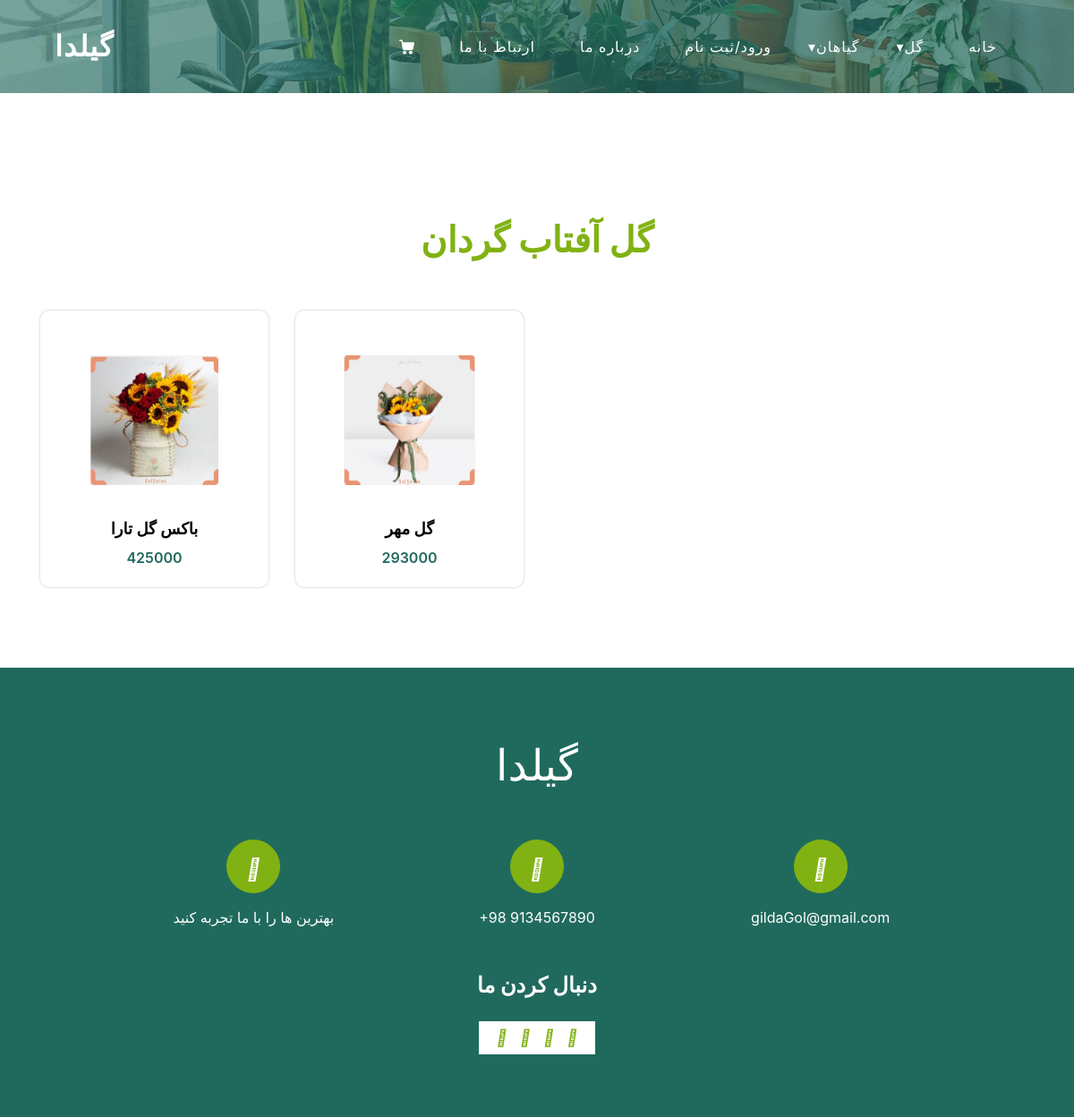
/aftabgarddonFlower.php, run on the app's committed database.
### tables this page shows
CREATE TABLE `products` (
  `id` int(11) NOT NULL,
  `products_name` text NOT NULL,
  `products_price` int(11) NOT NULL,
  `products_desc` text NOT NULL,
  `products_image` text NOT NULL,
  `products_offer` int(11) NOT NULL,
  `type` varchar(30) DEFAULT NULL
);

### aftabgarddonFlower.php (the view, shortened to what this page needs)
<?php  require_once 'config/config.php';?>
<!DOCTYPE html>
<html>
<head>
    <link rel="stylesheet" type="text/css" href="https://cdnjs.cloudflare.com/ajax/libs/OwlCarousel2/2.3.4/assets/owl.carousel.min.css" />
    <link  rel="stylesheet" href="css/style.css" type="text/css"/>
    <link  rel="stylesheet" href="css/rtl.css" type="text/css"/>
    <link  rel="stylesheet" href="css/responsive.css" />
    <link  rel="stylesheet" href="css/bootstrap.css"/>
    <link  rel="stylesheet" href="css/font-awesome.min.css"/>
</head>
<body class="sub_page">
<div class="hero_area">
    <div class="hero-bg">
        <img src="images/hero-bg.jpg" alt="">
    </div>
    <header class="header_section">
        <div class="container">
            <nav class="navbar navbar-expand-lg custom_nav-container ">
                <div class="logo">
                    <a class="navbar-brand" href="index.php">
                        <span>
                            گیلدا
                        </span>
                    </a>
                </div>
                <div class="collapse navbar-collapse" id="navbarSupportedContent">
                    <ul class="navbar-nav">
                        <li class="nav-item ">
                            <a class="nav-link" href="index.php">خانه <span class="sr-only">(current)</span> </a>
                        </li>
                        <li class="nav-item submenu" >
                            <a class="nav-link">گل</a>
                        </li>
                        <li class="nav-item submenu">
                            <a class="nav-link">گیاهان</a>
                        </li>
                        <li class="nav-item">
                            <a class="nav-link" href="users/login_users.php">ورود/ثبت نام</a>
                        </li>
                        <li class="nav-item">
                            <a class="nav-link" href="about.php"> درباره ما</a>
                        </li>
                        <li class="nav-item">
                            <a class="nav-link" href="contact.php"> ارتباط با ما</a>
                        </li>
                        <li class="nav-item ">
                            <a class="nav-link cart-link" href="users/cart.php">
                            </a>
                        </li>
                    </ul>
                </div>
            </nav>
        </div>
    </header>
</div>
<section class="plant_section layout_padding">
    <div class="container">
        <div class="heading_container heading_center">
            <h2>
               گل آفتاب گردان
            </h2>
        </div>
        <div class="row">
            <?php  $query=mysqli_query($db,"SELECT * FROM products WHERE type='آفتاب گردان'");
            while ($row = mysqli_fetch_array($query))
            {?>
                <div class="col-sm-6 col-md-4 col-lg-3">
                    <div class="box">
                        <div class="img-box">
                            <img src="images/<?php echo $row['products_image'] ?>">
                        </div>
                        <div class="detail-box">
                            <a href="">
                                <?php echo $row['products_name'] ?>
                            </a>
                            <h6>
                                <?php echo $row['products_price'] ?>
                            </h6>
                        </div>
                    </div>
                </div>
            <?php }
            ?>
        </div>
    </div>
</section>
<footer class="footer_section">
    <div class="container">
        <a href="" class="footer-brand">
            گیلدا
        </a>
        <div class="row">
            <div class="col-lg-10 mx-auto">
                <div class="footer_items">
                    <div class="row">
                        <div class="col-md-4">
                            <a href="">
                                <div class="item ">
                                    <div class="img-box ">
                                        <i class="fa fa-map-marker" aria-hidden="true"></i>
                                    </div>
                                    <p>
                                        بهترین ها را با ما تجربه کنید
                                    </p>
                                </div>
                            </a>
                        </div>
                        <div class="col-md-4">
                            <a href="">
                                <div class="item ">
                                    <div class="img-box ">
                                        <i class="fa fa-phone" aria-hidden="true"></i>
                                    </div>
                                    <p>
                                        +98 9134567890
                                    </p>
                                </div>
                            </a>
                        </div>
                        <div class="col-md-4">
                            <a href="">
                                <div class="item ">
                                    <div class="img-box">
                                        <i class="fa fa-envelope" aria-hidden="true"></i>
                                    </div>
                                    <p>
                                        gildaGol@gmail.com
                                    </p>
                                </div>
                            </a>
                        </div>
                    </div>
                </div>
            </div>
        </div>
        <div class="social-box">
            <h4>
                دنبال کردن ما
            </h4>
            <div class="box">
                <a href="">
                    <i class="fa fa-facebook" aria-hidden="true"></i>
                </a>
                <a href="">
                    <i class="fa fa-twitter" aria-hidden="true"></i>
                </a>
                <a href="">
                    <i class="fa fa-youtube" aria-hidden="true"></i>
                </a>
                <a href="">
                    <i class="fa fa-instagram" aria-hidden="true"></i>
                </a>
            </div>
        </div>
    </div>
    <div class="footer-info">
        <div class="container">
            <p>
        </div>
    </div>
</footer>
</body>
</html>

### css/rtl.css (style rules this page uses)
.navbar { width: 100%; z-index:999; }
.navbar .navbar-collapse { max-width: 1000px; position: relative; display:inline-table; align-items: center; justify-content: space-between; }
.navbar .logo .navbar-brand { text-decoration: none; letter-spacing: 1px; }
.navbar .navbar-collapse .navbar-nav { direction: rtl; display: inline-flex; margin: 0px; padding: 0px; margin-left: auto; }
.navbar .navbar-collapse .navbar-nav .nav-item { list-style: none; padding: 5px; }
.navbar .navbar-collapse .navbar-nav .nav-item .nav-link { text-decoration: none; text-transform: uppercase; letter-spacing: 1px; transition: all 0.3s; }
.navbar .navbar-collapse .navbar-nav .submenu>.nav-link::after { content:'▾'; position: absolute; display: inline-flex; vertical-align: middle; margin-left: 5px; width: 100%; z-index: 1; }

### css/responsive.css (style rules this page uses)
@media (min-width: 1200px) { .container { max-width: 1170px; } }

### data on the page
products: products_image (picture), products_name "باکس گل تارا", products_price "425000"
products: products_image (picture), products_name "گل مهر", products_price "293000"
